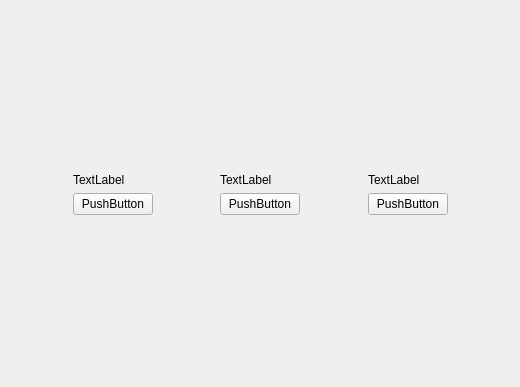
<?xml version="1.0" encoding="UTF-8"?>
<ui version="4.0">
 <class>GameMode</class>
 <widget class="QDialog" name="GameMode">
  <property name="geometry">
   <rect>
    <x>0</x>
    <y>0</y>
    <width>520</width>
    <height>387</height>
   </rect>
  </property>
  <property name="windowTitle">
   <string>Dialog</string>
  </property>
  <layout class="QVBoxLayout" name="verticalLayout_8">
   <item>
    <widget class="QStackedWidget" name="stackedWidget">
     <property name="currentIndex">
      <number>1</number>
     </property>
     <widget class="QWidget" name="mode_page">
      <layout class="QHBoxLayout" name="horizontalLayout">
       <item>
        <spacer name="horizontalSpacer_3">
         <property name="orientation">
          <enum>Qt::Orientation::Horizontal</enum>
         </property>
         <property name="sizeHint" stdset="0">
          <size>
           <width>40</width>
           <height>20</height>
          </size>
         </property>
        </spacer>
       </item>
       <item>
        <widget class="QWidget" name="widget" native="true">
         <layout class="QVBoxLayout" name="verticalLayout">
          <item>
           <widget class="QLabel" name="single_label">
            <property name="text">
             <string>TextLabel</string>
            </property>
           </widget>
          </item>
          <item>
           <widget class="QPushButton" name="singleModeBtn">
            <property name="text">
             <string>单机模式</string>
            </property>
           </widget>
          </item>
         </layout>
        </widget>
       </item>
       <item>
        <spacer name="horizontalSpacer_5">
         <property name="orientation">
          <enum>Qt::Orientation::Horizontal</enum>
         </property>
         <property name="sizeHint" stdset="0">
          <size>
           <width>40</width>
           <height>20</height>
          </size>
         </property>
        </spacer>
       </item>
       <item>
        <widget class="QWidget" name="widget_2" native="true">
         <layout class="QVBoxLayout" name="verticalLayout_2">
          <item>
           <widget class="QLabel" name="net_label">
            <property name="text">
             <string>TextLabel</string>
            </property>
           </widget>
          </item>
          <item>
           <widget class="QPushButton" name="netModeBtn">
            <property name="text">
             <string>网络模式</string>
            </property>
           </widget>
          </item>
         </layout>
        </widget>
       </item>
       <item>
        <spacer name="horizontalSpacer_4">
         <property name="orientation">
          <enum>Qt::Orientation::Horizontal</enum>
         </property>
         <property name="sizeHint" stdset="0">
          <size>
           <width>40</width>
           <height>20</height>
          </size>
         </property>
        </spacer>
       </item>
      </layout>
     </widget>
     <widget class="QWidget" name="roo_page">
      <layout class="QHBoxLayout" name="horizontalLayout_2">
       <item>
        <spacer name="horizontalSpacer">
         <property name="orientation">
          <enum>Qt::Orientation::Horizontal</enum>
         </property>
         <property name="sizeHint" stdset="0">
          <size>
           <width>40</width>
           <height>20</height>
          </size>
         </property>
        </spacer>
       </item>
       <item>
        <widget class="QWidget" name="widget_3" native="true">
         <layout class="QVBoxLayout" name="verticalLayout_3">
          <item>
           <spacer name="verticalSpacer">
            <property name="orientation">
             <enum>Qt::Orientation::Vertical</enum>
            </property>
            <property name="sizeHint" stdset="0">
             <size>
              <width>20</width>
              <height>136</height>
             </size>
            </property>
           </spacer>
          </item>
          <item>
           <widget class="QLabel" name="auto_label">
            <property name="text">
             <string>TextLabel</string>
            </property>
           </widget>
          </item>
          <item>
           <widget class="QPushButton" name="autoBtn">
            <property name="text">
             <string>PushButton</string>
            </property>
           </widget>
          </item>
          <item>
           <spacer name="verticalSpacer_2">
            <property name="orientation">
             <enum>Qt::Orientation::Vertical</enum>
            </property>
            <property name="sizeHint" stdset="0">
             <size>
              <width>20</width>
              <height>135</height>
             </size>
            </property>
           </spacer>
          </item>
         </layout>
        </widget>
       </item>
       <item>
        <spacer name="horizontalSpacer_6">
         <property name="orientation">
          <enum>Qt::Orientation::Horizontal</enum>
         </property>
         <property name="sizeHint" stdset="0">
          <size>
           <width>40</width>
           <height>20</height>
          </size>
         </property>
        </spacer>
       </item>
       <item>
        <widget class="QWidget" name="widget_4" native="true">
         <layout class="QVBoxLayout" name="verticalLayout_6">
          <item>
           <spacer name="verticalSpacer_7">
            <property name="orientation">
             <enum>Qt::Orientation::Vertical</enum>
            </property>
            <property name="sizeHint" stdset="0">
             <size>
              <width>20</width>
              <height>40</height>
             </size>
            </property>
           </spacer>
          </item>
          <item>
           <widget class="QLabel" name="manual_label">
            <property name="text">
             <string>TextLabel</string>
            </property>
           </widget>
          </item>
          <item>
           <widget class="QPushButton" name="manualBtn">
            <property name="text">
             <string>PushButton</string>
            </property>
           </widget>
          </item>
          <item>
           <spacer name="verticalSpacer_8">
            <property name="orientation">
             <enum>Qt::Orientation::Vertical</enum>
            </property>
            <property name="sizeHint" stdset="0">
             <size>
              <width>20</width>
              <height>135</height>
             </size>
            </property>
           </spacer>
          </item>
         </layout>
        </widget>
       </item>
       <item>
        <spacer name="horizontalSpacer_7">
         <property name="orientation">
          <enum>Qt::Orientation::Horizontal</enum>
         </property>
         <property name="sizeHint" stdset="0">
          <size>
           <width>40</width>
           <height>20</height>
          </size>
         </property>
        </spacer>
       </item>
       <item>
        <widget class="QWidget" name="widget_5" native="true">
         <layout class="QVBoxLayout" name="verticalLayout_7">
          <item>
           <spacer name="verticalSpacer_9">
            <property name="orientation">
             <enum>Qt::Orientation::Vertical</enum>
            </property>
            <property name="sizeHint" stdset="0">
             <size>
              <width>20</width>
              <height>40</height>
             </size>
            </property>
           </spacer>
          </item>
          <item>
           <widget class="QLabel" name="search_label">
            <property name="text">
             <string>TextLabel</string>
            </property>
           </widget>
          </item>
          <item>
           <widget class="QPushButton" name="searchBtn">
            <property name="text">
             <string>PushButton</string>
            </property>
           </widget>
          </item>
          <item>
           <spacer name="verticalSpacer_10">
            <property name="orientation">
             <enum>Qt::Orientation::Vertical</enum>
            </property>
            <property name="sizeHint" stdset="0">
             <size>
              <width>20</width>
              <height>135</height>
             </size>
            </property>
           </spacer>
          </item>
         </layout>
        </widget>
       </item>
       <item>
        <spacer name="horizontalSpacer_2">
         <property name="orientation">
          <enum>Qt::Orientation::Horizontal</enum>
         </property>
         <property name="sizeHint" stdset="0">
          <size>
           <width>40</width>
           <height>20</height>
          </size>
         </property>
        </spacer>
       </item>
      </layout>
     </widget>
    </widget>
   </item>
  </layout>
 </widget>
 <resources/>
 <connections/>
</ui>
